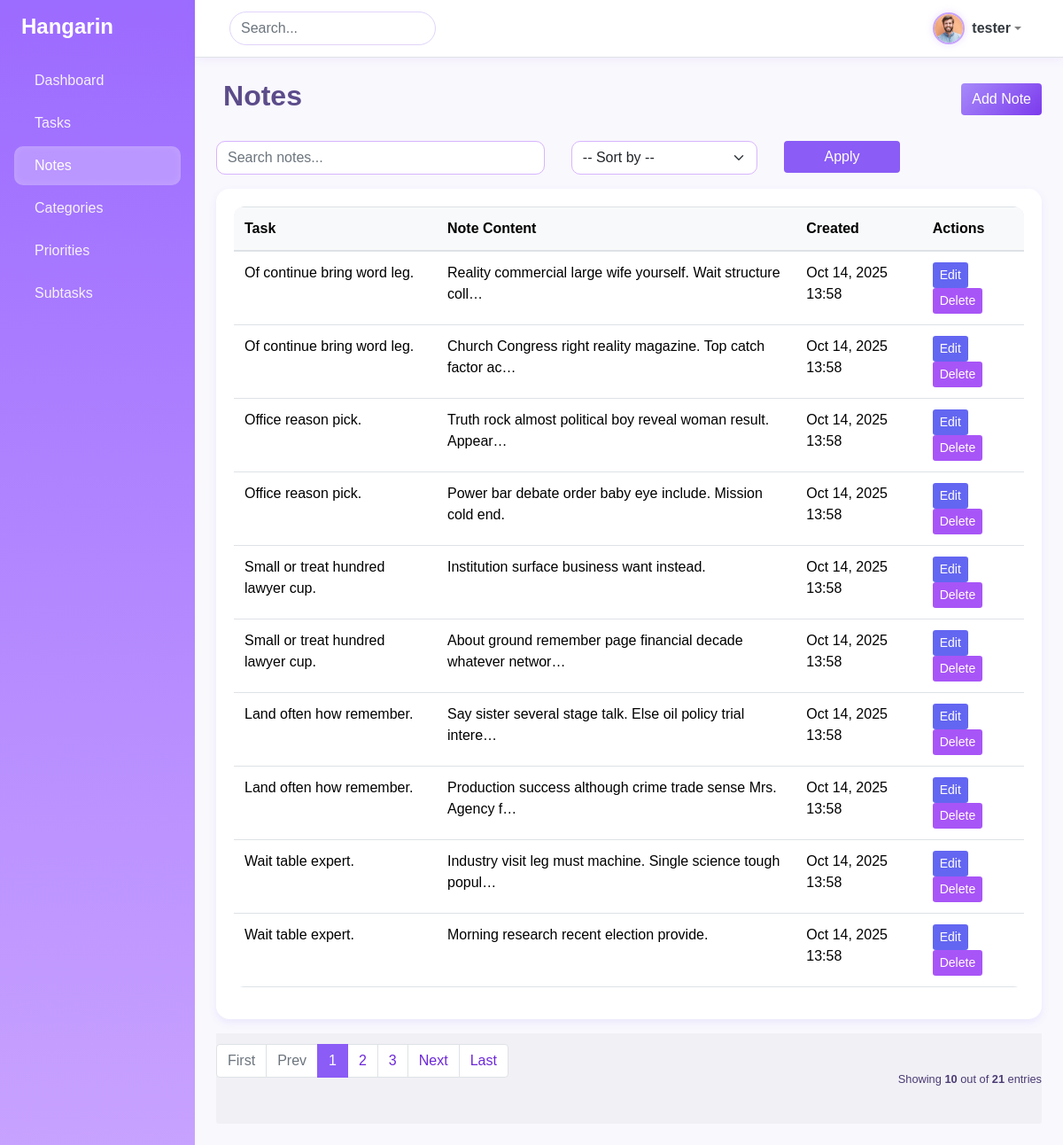
Screenshot of /notes/ (signed in) with the database file from the repository.
### task/models.py (models this page shows, shortened)
class BaseModel(models.Model):
    created_at = models.DateTimeField(auto_now_add=True)
    updated_at = models.DateTimeField(auto_now=True)
    class Meta:
        abstract = True

class Note(BaseModel):
    task = models.ForeignKey(Task, related_name="notes",
                             on_delete=models.CASCADE)
    content = models.TextField()

class Task(BaseModel):
    title = models.CharField(max_length=200)
    description = models.TextField()
    status = models.CharField(max_length=50, choices=STATUS_CHOICES, default="Pending")
    deadline = models.DateTimeField(default=timezone.now)
    priority = models.ForeignKey("task.Priority", on_delete=models.CASCADE)
    category = models.ForeignKey("task.Category", on_delete=models.CASCADE)

### task/views.py (the view)
# urls.py: path('notes/', views.NoteListView.as_view(), name='note-list'),
@method_decorator(login_required(login_url='/accounts/login/'), name='dispatch')
class NoteListView(ListView):
    model = Note
    context_object_name = "notes"
    template_name = "note_list.html"
    paginate_by = 10
    def get_queryset(self):
        queryset = Note.objects.all()
        q = self.request.GET.get("q")
        sort = self.request.GET.get("sort")
        if q:
            queryset = queryset.filter(
                Q(title__icontains=q) | Q(content__icontains=q))
        if sort == "title_asc":
            queryset = queryset.order_by("title")
        elif sort == "title_desc":
            queryset = queryset.order_by("-title")
        elif sort == "created_asc":
            queryset = queryset.order_by("created_at")
        elif sort == "created_desc":
            queryset = queryset.order_by("-created_at")
        return queryset

### templates/note_list.html (shortened to what this page needs)
{% extends 'base.html' %}
{% block content %}
<div class="d-flex justify-content-between align-items-center mb-4">
    <h2 class="fw-bold">Notes</h2>
    <a href="{% url 'note-add' %}" class="btn btn-primary"> Add Note</a>
</div>
<form method="get" class="row g-2 mb-3">
    <div class="col-md-5">
        <input type="text" name="q" value="{{ request.GET.q }}" class="form-control" placeholder="Search notes...">
    </div>
    <div class="col-md-3">
        <select name="sort" class="form-select">
            <option value="">-- Sort by --</option>
        </select>
    </div>
    <div class="col-md-2">
        <button type="submit" class="btn btn-secondary w-100"> Apply</button>
    </div>
</form>
<div class="card">
    <div class="card-body table-responsive">
        <table class="table table-hover align-middle">
            <thead class="table-light">
                <tr>
                    <th>Task</th>
                    <th>Note Content</th>
                    <th>Created</th>
                    <th>Actions</th>
                </tr>
            </thead>
            <tbody>
                {% for note in notes %}
                <tr>
                    <td>{{ note.task.title }}</td>
                    <td>{{ note.content|truncatechars:60 }}</td>
                    <td>{{ note.created_at|date:"M d, Y H:i" }}</td>
                    <td>
                        <a href="{% url 'note-update' note.pk %}" class="btn btn-sm btn-warning">Edit</a>
                        <a href="{% url 'note-delete' note.pk %}" class="btn btn-sm btn-danger">Delete</a>
                    </td>
                </tr>
                {% empty %}
                <tr>
                    <td colspan="4" class="text-center text-muted">No notes yet.</td>
                </tr>
                {% endfor %}
            </tbody>
        </table>
    </div>
</div>
{% include "includes/pagination.html" %}
{% endblock %}

### templates/base.html (shortened to what this page needs)
{% load socialaccount %}
{% load static %}
{% load pwa %}
<!DOCTYPE html>
<html lang="en">
<head>
    <link href="https://cdn.jsdelivr.net/npm/bootstrap@5.3.2/dist/css/bootstrap.min.css" rel="stylesheet">
    <link rel="stylesheet"
        href="https://cdnjs.cloudflare.com/ajax/libs/line-awesome/1.3.0/line-awesome/css/line-awesome.min.css" />
    <link rel="stylesheet" href="{% static 'css/bootstrap.min.css' %}" />
    <link rel="stylesheet" href="{% static 'css/style.css' %}">
</head>
<body>
    <div class="d-flex" id="wrapper">
        <div id="sidebar-wrapper" class="p-3 shadow-sm">
            <h4 class="fw-bold mb-4 d-flex align-items-center">
                Hangarin
            </h4>
            <ul class="nav flex-column">
                <li class="nav-item mb-1">
                    <a href="{% url 'dashboard' %}"
                        class="nav-link {% if request.resolver_match.url_name == 'dashboard' %}active{% endif %}">
                        Dashboard
                    </a>
                </li>
                <li class="nav-item mb-1">
                    <a href="{% url 'task-list' %}"
                        class="nav-link {% if request.resolver_match.url_name == 'task-list' %}active{% endif %}">
                        Tasks
                    </a>
                </li>
                <li class="nav-item mb-1">
                    <a href="{% url 'note-list' %}"
                        class="nav-link {% if request.resolver_match.url_name == 'note-list' %}active{% endif %}">
                        Notes
                    </a>
                </li>
                <li class="nav-item mb-1">
                    <a href="{% url 'category-list' %}"
                        class="nav-link {% if request.resolver_match.url_name == 'category-list' %}active{% endif %}">
                        Categories
                    </a>
                </li>
                <li class="nav-item mb-1">
                    <a href="{% url 'priority-list' %}"
                        class="nav-link {% if request.resolver_match.url_name == 'priority-list' %}active{% endif %}">
                        Priorities
                    </a>
                </li>
                <li class="nav-item mb-1">
                    <a href="{% url 'subtask-list' %}"
                        class="nav-link {% if request.resolver_match.url_name == 'subtask-list' %}active{% endif %}">
                        Subtasks
                    </a>
                </li>
            </ul>
        </div>
        <div id="page-content-wrapper" class="flex-grow-1">
            <nav class="navbar navbar-expand-lg navbar-light border-bottom px-4 sticky-top">
                <div class="container-fluid">
                    <form class="d-flex">
                        <input class="form-control me-2" type="search" placeholder="Search..." aria-label="Search">
                    </form>
                    <ul class="navbar-nav ms-auto align-items-center">
                        {% if request.user.is_authenticated %}
                        <li class="nav-item dropdown">
                            <a class="nav-link dropdown-toggle d-flex align-items-center" href="#" id="userDropdown"
                                role="button" data-bs-toggle="dropdown" aria-expanded="false">
                                <img src="{% static 'img/profile2.jpg' %}" alt="User" class="profile-pic me-2">
                                <span class="fw-semibold text-dark">{{ request.user.username }}</span>
                            </a>
                        </li>
                        {% else %}
                        <li class="nav-item">
                            <a href="{% url 'account_login' %}" class="btn btn-outline-primary btn-sm">Login</a>
                        </li>
                        {% endif %}
                    </ul>
                </div>
            </nav>
            <main class="p-4">
                {% block content %}{% endblock %}
            </main>
        </div>
    </div>
</body>
</html>

### static/css/style.css (style rules this page uses)
body { font-family: 'Poppins', sans-serif; }
.card { border-radius: 15px; }
.table { border-radius: 12px; overflow: hidden; }
#sidebar-wrapper { width: 250px; min-height: 100vh; background: linear-gradient(180deg, #007bff 0%, #0056b3 100%); color: white; transition: all 0.3s; }
#sidebar-wrapper .nav-link { color: rgba(255, 255, 255, 0.9); border-radius: 8px; padding: 10px 15px; transition: all 0.3s ease; }
#sidebar-wrapper .nav-link:hover, #sidebar-wrapper .nav-link.active { background-color: rgba(255, 255, 255, 0.15); color: #fff; }
.navbar { height: 65px; background-color: #ffffff !important; }
.navbar .form-control { border-radius: 30px; }
main { min-height: calc(100vh - 65px); background-color: #f8f9fc; }

### templates/base.html (style rules this page uses)
:root { --lilac-light: #f5ecff; --lilac: #c8a2ff; --lilac-dark: #9c6bff; --white: #ffffff; --gray-light: #f9f8fd; --text-dark: #3c2a4d; --text-muted: #7a6b8d; }
body { background: var(--gray-light); font-family: 'Poppins', sans-serif; color: var(--text-dark); }
#sidebar-wrapper { width: 250px; min-height: 100vh; background: linear-gradient(180deg, var(--lilac-dark) 0%, var(--lilac) 100%); color: white; transition: all 0.3s; box-shadow: 2px 0 15px rgba(156, 107, 255, 0.15); }
#sidebar-wrapper h4 { font-weight: 700; color: #fff; }
#sidebar-wrapper .nav-link { color: rgba(255, 255, 255, 0.9); border-radius: 10px; padding: 10px 15px; transition: all 0.3s ease; font-weight: 500; }
#sidebar-wrapper .nav-link:hover, #sidebar-wrapper .nav-link.active { background: rgba(255, 255, 255, 0.25); color: #fff; box-shadow: inset 0 0 10px rgba(255, 255, 255, 0.15); }
.navbar { height: 65px; background-color: var(--white) !important; box-shadow: 0 2px 10px rgba(156, 107, 255, 0.1); }
.navbar .form-control { border-radius: 25px; border: 1px solid #e0d4fa; transition: all 0.3s ease; }
main { min-height: calc(100vh - 65px); background-color: var(--gray-light); }
.profile-pic { width: 36px; height: 36px; border-radius: 50%; object-fit: cover; border: 2px solid var(--lilac); box-shadow: 0 0 10px rgba(156, 107, 255, 0.2); }

### templates/note_list.html (style rules this page uses)
body { background-color: #f9f7fc; color: #4b3b73; }
h2 { color: #5c4c8a; }
.btn-primary { background: linear-gradient(135deg, #a78bfa, #7c3aed); border: none; color: white; font-weight: 500; transition: 0.3s ease; }
.btn-secondary { background: #8b5cf6; border: none; color: #fff; transition: 0.3s ease; }
.card { border: none; border-radius: 15px; box-shadow: 0 4px 10px rgba(120, 87, 255, 0.1); background-color: #fff; }
.table thead { background-color: #ede9fe; color: #4c1d95; }
.btn-warning { background-color: #6366f1 !important; border: none; color: #fff !important; }
.btn-danger { background-color: #a855f7 !important; border: none; }
.form-control, .form-select { border-radius: 10px; border: 1px solid #d8b4fe; }

### rows the page displays
Note: task "Of continue bring word leg.", content "Reality commercial large wife yourself. Wait structure coll…", created_at "Oct 14, 2025 13:58"
Note: task "Of continue bring word leg.", content "Church Congress right reality magazine. Top catch factor ac…", created_at "Oct 14, 2025 13:58"
Note: task "Office reason pick.", content "Truth rock almost political boy reveal woman result. Appear…", created_at "Oct 14, 2025 13:58"
Note: task "Office reason pick.", content "Power bar debate order baby eye include. Mission cold end.", created_at "Oct 14, 2025 13:58"
Note: task "Small or treat hundred lawyer cup.", content "Institution surface business want instead.", created_at "Oct 14, 2025 13:58"
Note: task "Small or treat hundred lawyer cup.", content "About ground remember page financial decade whatever networ…", created_at "Oct 14, 2025 13:58"
Note: task "Land often how remember.", content "Say sister several stage talk. Else oil policy trial intere…", created_at "Oct 14, 2025 13:58"
Note: task "Land often how remember.", content "Production success although crime trade sense Mrs. Agency f…", created_at "Oct 14, 2025 13:58"
Note: task "Wait table expert.", content "Industry visit leg must machine. Single science tough popul…", created_at "Oct 14, 2025 13:58"
Note: task "Wait table expert.", content "Morning research recent election provide.", created_at "Oct 14, 2025 13:58"

### other values shown
{{ request.user.username }} "tester"
{{ page_num }} "1"
{{ page_num }} "2" "3"
{{ object_list.count }} "10"
{{ paginator.count }} "21"
